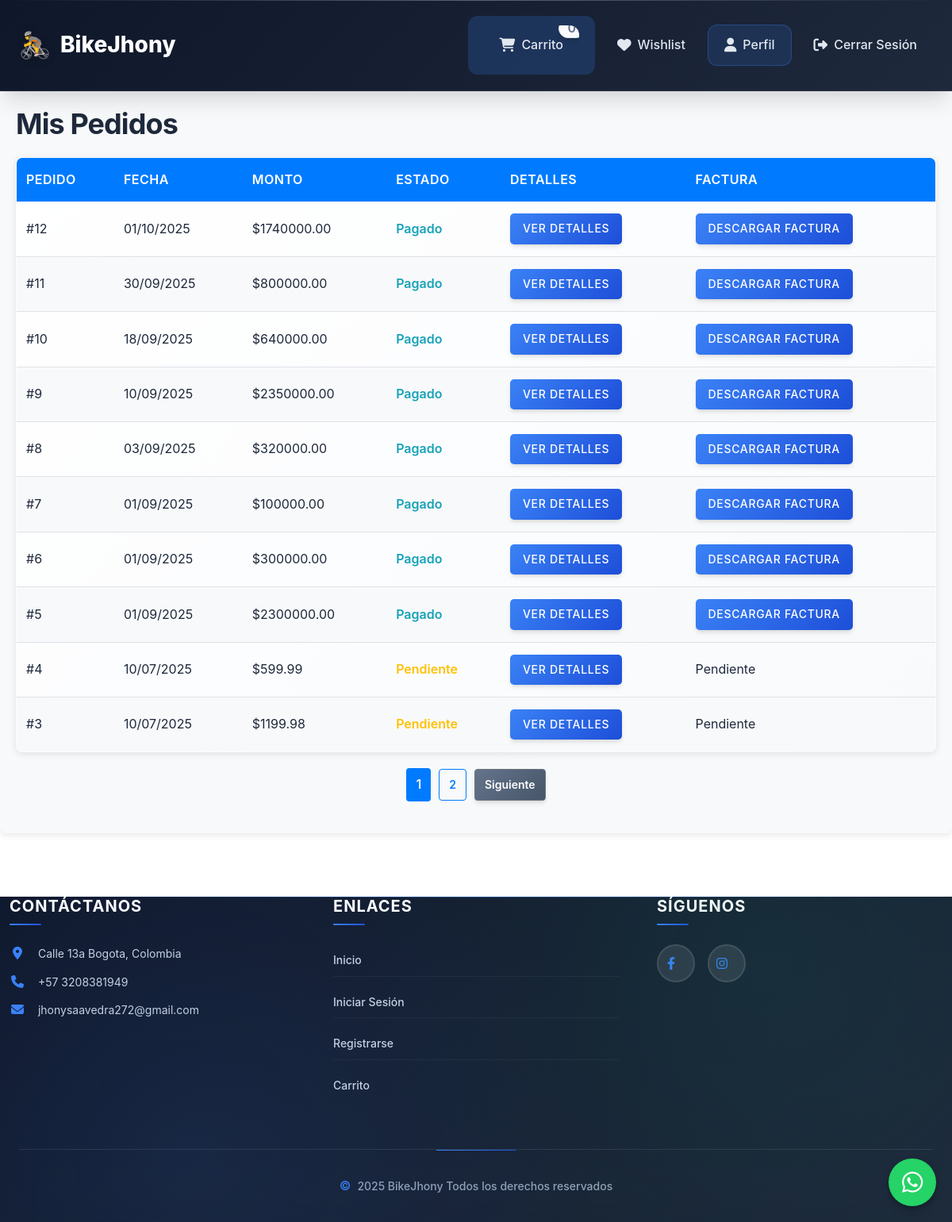
The app's page /dashboard/mis_pedidos (signed in), older data.
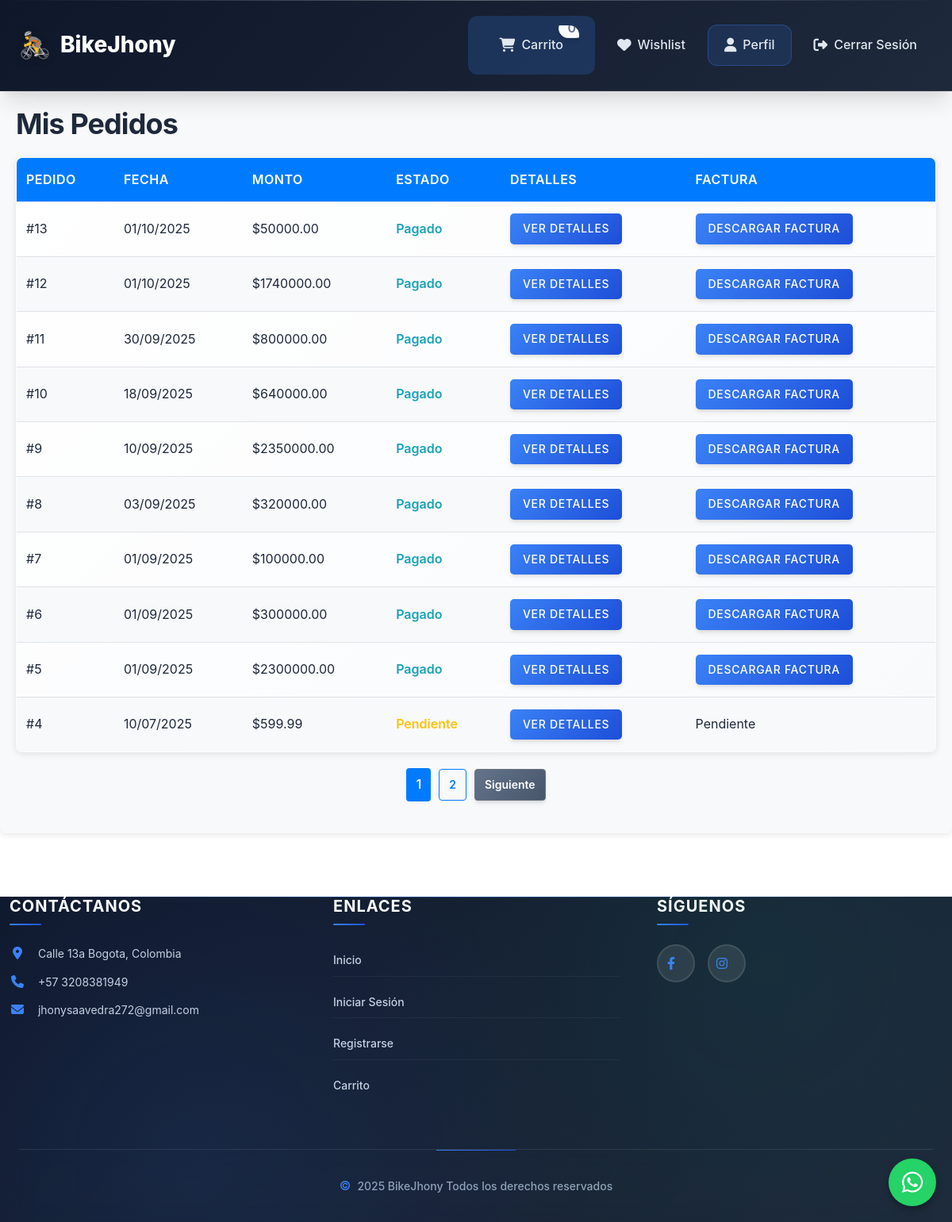
The same page, newer data.
### models/pedido.py (models this page shows)
class Pedido(db.Model):
    __tablename__ = 'pedidos'
    id = db.Column(db.Integer, primary_key=True)
    usuario_id = db.Column(db.Integer, db.ForeignKey('usuarios.id'))
    direccion_id = db.Column(db.Integer, db.ForeignKey('direcciones.id'))
    monto_total = db.Column(db.Numeric(10, 2), nullable=False)
    metodo_pago = db.Column(db.String(20), nullable=False)
    estado = db.Column(db.String(20), default='pendiente')
    fecha_creacion = db.Column(db.DateTime, default=db.func.current_timestamp())
    usuario = db.relationship('User', backref='pedidos')
    detalles = db.relationship('DetallePedido', back_populates='pedido', lazy=True)
    direccion = db.relationship('Direccion', backref='pedidos')

### routes/dashboard.py (the view)
@dashboard_bp.route('/mis_pedidos')
@login_required
def mis_pedidos():
    if current_user.rol != 'cliente':
        flash('Acceso denegado', 'danger')
        return redirect(url_for('dashboard.client_dashboard'))
    page = request.args.get('page', 1, type=int)
    per_page = 10  # Pedidos por página
    pedidos_paginated = Pedido.query.filter_by(usuario_id=current_user.id).order_by(Pedido.fecha_creacion.desc()).paginate(page=page, per_page=per_page, error_out=False)
    return render_template('mis_pedidos.html', pedidos=pedidos_paginated.items, pagination=pedidos_paginated)

### app.py (called while the page is built)
@login_manager.user_loader
def load_user(user_id):
    return db.session.get(User, int(user_id))

### templates/mis_pedidos.html (shortened to what this page needs)
{% extends 'base.html' %}
{% block extra_css %}
<link rel="stylesheet" href="{{ url_for('static', filename='css/mis_pedidos.css') }}">
{% endblock %}
{% block content %}
<div class="mis-pedidos-container">
    <h2>Mis Pedidos</h2>
    {% if pedidos %}
    <table class="cart-table">
        <thead>
            <tr>
                <th>Pedido</th>
                <th>Fecha</th>
                <th>Monto</th>
                <th>Estado</th>
                <th>Detalles</th>
                <th>Factura</th>
            </tr>
        </thead>
        <tbody>
            {% for pedido in pedidos %}
            <tr>
                <td data-label="Pedido">#{{ pedido.id }}</td>
                <td data-label="Fecha">{{ pedido.fecha_creacion.strftime('%d/%m/%Y') }}</td>
                <td data-label="Monto">${{ "%.2f"|format(pedido.monto_total) }}</td>
                <td data-label="Estado" class="status-{{ pedido.estado }}">{{ pedido.estado|title }}</td>
                <td data-label="Detalles">
                    <a href="{{ url_for('dashboard.pedido_detalle', pedido_id=pedido.id) }}" class="btn btn-primary">Ver Detalles</a>
                </td>
                <td data-label="Factura">
                    {% if pedido.estado == 'pagado' %}
                    <a href="{{ url_for('cart.descargar_factura', pedido_id=pedido.id) }}" class="btn btn-primary">Descargar Factura</a>
                    {% else %}
                    Pendiente
                    {% endif %}
                </td>
            </tr>
            {% endfor %}
        </tbody>
    </table>
    <div class="pagination">
        {% for page_num in pagination.iter_pages() %}
            {% if page_num %}
                {% if page_num == pagination.page %}
                    <span class="current-page">{{ page_num }}</span>
                {% else %}
                    <a href="{{ url_for('dashboard.mis_pedidos', page=page_num) }}" class="btn btn-outline">{{ page_num }}</a>
                {% endif %}
            {% else %}
                <span class="pagination-dots">...</span>
            {% endif %}
        {% endfor %}
        {% if pagination.has_next %}
            <a href="{{ url_for('dashboard.mis_pedidos', page=pagination.next_num) }}" class="btn btn-secondary">Siguiente</a>
        {% endif %}
    </div>
    {% else %}
    <p>No tienes pedidos aún. <a href="{{ url_for('products.index') }}">¡Explora nuestros productos!</a></p>
    {% endif %}
</div>
{% endblock %}

### templates/base.html (shortened to what this page needs)
<!DOCTYPE html>
<html lang="es">
<head>
    <link rel="stylesheet" href="https://cdnjs.cloudflare.com/ajax/libs/font-awesome/6.4.0/css/all.min.css">
    <link rel="stylesheet" href="https://cdn.jsdelivr.net/npm/bootstrap-icons@1.11.3/font/bootstrap-icons.css">
    <link rel="stylesheet" href="{{ url_for('static', filename='css/main.css') }}">
    <link rel="stylesheet" href="{{ url_for('static', filename='css/header.css') }}">
    <link rel="stylesheet" href="{{ url_for('static', filename='css/hero.css') }}">
    <link rel="stylesheet" href="{{ url_for('static', filename='css/products.css') }}">
    <link rel="stylesheet" href="{{ url_for('static', filename='css/search.css') }}">
    <link rel="stylesheet" href="{{ url_for('static', filename='css/forms.css') }}">
    <link rel="stylesheet" href="{{ url_for('static', filename='css/styles.css') }}">
    <link rel="stylesheet" href="{{ url_for('static', filename='css/footer.css') }}">
    <link rel="stylesheet" href="{{ url_for('static', filename='css/modals.css') }}">
    <link rel="stylesheet" href="{{ url_for('static', filename='css/cart.css') }}">
    <link rel="stylesheet" href="{{ url_for('static', filename='css/services.css') }}">
    {% block extra_css %}{% endblock %}
</head>
<body>
    <header class="header">
        <nav class="navbar">
            <a href="{{ url_for('index') }}" class="navbar-brand">
                <span>BikeJhony</span>
            </a>
            <div class="navbar-collapse" id="navbarNav">
                <ul class="navbar-nav">
                    {% if current_user.is_authenticated %}
                        <li class="nav-item cart-link">
                            <a href="{{ url_for('cart.cart') }}" class="nav-link">
                                <i class="fas fa-shopping-cart"></i> Carrito <span class="cart-count">0</span>
                            </a>
                        </li>
                        <li class="nav-item">
                            <a href="{{ url_for('wishlist.wishlist') }}" class="nav-link">
                                <i class="fas fa-heart"></i> Wishlist
                            </a>
                        </li>
                        <li class="nav-item profile-link">
                            <a href="#" class="nav-link" data-toggle="modal" data-target="#profile-modal">
                                <i class="fas fa-user"></i> Perfil
                            </a>
                        </li>
                        <li class="nav-item">
                            <a href="{{ url_for('auth.logout') }}" class="nav-link">
                                <i class="fas fa-sign-out-alt"></i> Cerrar Sesión
                            </a>
                        </li>
                    {% endif %}
                </ul>
            </div>
        </nav>
    </header>
    {% block content %}{% endblock %}
    <footer class="footer">
        <div class="container">
            <div class="footer-grid row">
                <div class="footer-section col-md-4">
                    <h5>Contáctanos</h5>
                    <p><i class="fas fa-map-marker-alt"></i> Calle 13a Bogota, Colombia</p>
                    <p><i class="fas fa-phone"></i> +57 3208381949</p>
                    <p><i class="fas fa-envelope"></i> jhonysaavedra272@gmail.com</p>
                </div>
                <div class="footer-section col-md-4">
                    <h5>Enlaces</h5>
                    <ul>
                        <li><a href="{{ url_for('index') }}">Inicio</a></li>
                        <li><a href="{{ url_for('auth.login') }}">Iniciar Sesión</a></li>
                        <li><a href="{{ url_for('auth.register') }}">Registrarse</a></li>
                        <li><a href="{{ url_for('cart.cart') }}">Carrito</a></li>
                    </ul>
                </div>
                <div class="footer-section col-md-4">
                    <h5>Síguenos</h5>
                    <div class="social-links d-flex">
                        <a href="https://www.facebook.com/jhony.saavedra.517323" class="social-link" target="_blank" rel="noopener noreferrer"><i class="fab fa-facebook-f"></i></a>
                        <a href="https://www.instagram.com/el_jhony66?igsh=MXN4aHU0enJrM3d3ZA==" class="social-link" target="_blank" rel="noopener noreferrer"><i class="fab fa-instagram"></i></a>
                    </div>
                </div>
            </div>
            <div class="footer-bottom text-center">
                <p>2025 BikeJhony Todos los derechos reservados</p>
            </div>
        </div>
    </footer>
    <a href="https://wa.me/573208381949?text=Hola" target="_blank" class="whatsapp-float">
      <i class="fab fa-whatsapp"></i>
    </a>
</body>
</html>

### static/css/main.css (style rules this page uses)
:root { --primary-color: #3b82f6; --primary-hover: #2563eb; --primary-light: #dbeafe; --secondary-color: #64748b; --secondary-hover: #475569; --success-color: #10b981; --success-light: #d1fae5; --danger-color: #ef4444; --danger-light: #fee2e2; --warning-color: #f59e0b; --warning-light: #fef3c7; --dark-color: #0f172a; --light-color: #f8fafc; --background-color: #ffffff; --surface-color: #f1f5f9; --border-color: #e2e8f0; --border-hover: #cbd5e1; --text-color: #1e293b; --text-muted: #64748b; --text-light: #94a3b8; --shadow-sm: 0 1px 2px 0 rgba(0, 0, 0, 0.05); --shadow: 0 4px 6px -1px rgba(0, 0, 0, 0.1), 0 2px 4px -1px rgba(0, 0, 0, 0.06); --shadow-md: 0 10px 15px -3px rgba(0, 0, 0, 0.1), 0 4px 6px -2px rgba(0, 0, 0, 0.05); --shadow-lg: 0 20px 25px -5px rgba(0, 0, 0, 0.1), 0 10px 10px -5px rgba(0, 0, 0, 0.04); --shadow-xl: 0 25px 50px -12px rgba(0, 0, 0, 0.25); --border-radius: 12px; --border-radius-sm: 8px; --border-radius-lg: 16px; --border-radius-xl: 24px; --transition: all 0.3s cubic-bezier(0.4, 0, 0.2, 1); --transition-fast: all 0.15s cubic-bezier(0.4, 0, 0.2, 1); --gradient-primary: linear-gradient(135deg, #3b82f6 0%, #1d4ed8 100%); --gradient-secondary: linear-gradient(135deg, #64748b 0%, #475569 100%); --gradient-surface: linear-gradient(135deg, #ffffff 0%, #f8fafc 100%); --gradient-dark: linear-gradient(135deg, #0f172a 0%, #1e293b 100%); }
* { margin: 0; padding: 0; box-sizing: border-box; }
*::before, *::after { box-sizing: border-box; }
body { font-family: "Inter", -apple-system, BlinkMacSystemFont, "Segoe UI", Roboto, "Helvetica Neue", Arial, sans-serif; line-height: 1.6; color: var(--text-color); background: var(--background-color); font-feature-settings: "kern" 1, "liga" 1; -webkit-font-smoothing: antialiased; -moz-osx-font-smoothing: grayscale; scroll-behavior: smooth; }
.container { max-width: 1200px; margin: 0 auto; padding: 0 24px; }
h1, h2, h3, h4, h5, h6 { font-weight: 700; line-height: 1.2; margin-bottom: 1rem; color: var(--text-color); letter-spacing: -0.025em; }
h2 { font-size: 2.25rem; font-weight: 700; }
p { margin-bottom: 1rem; line-height: 1.7; }
a { color: var(--primary-color); text-decoration: none; transition: var(--transition); position: relative; }
.btn { display: inline-flex; align-items: center; justify-content: center; padding: 0.875rem 1.75rem; font-size: 0.875rem; font-weight: 600; border-radius: var(--border-radius); border: none; cursor: pointer; transition: var(--transition); text-decoration: none; gap: 0.5rem; position: relative; overflow: hidden; white-space: nowrap; user-select: none; transform: translateY(0); }
.btn::before { content: ""; position: absolute; top: 0; left: -100%; width: 100%; height: 100%; background: linear-gradient(90deg, transparent, rgba(255, 255, 255, 0.2), transparent); transition: left 0.5s; }
.btn-primary { background: var(--gradient-primary); color: white; box-shadow: var(--shadow); }
.btn-secondary { background: var(--gradient-secondary); color: white; box-shadow: var(--shadow); }
.btn-outline { background: transparent; border: 2px solid var(--primary-color); color: var(--primary-color); backdrop-filter: blur(10px); }
.row { display: flex; flex-wrap: wrap; margin: 0 -12px; }
.col-md-4 { flex: 0 0 33.333333%; }
.text-center { text-align: center; }
.d-flex { display: flex; }

### static/css/styles.css (style rules this page uses)
.btn-primary { background: var(--gradient-primary); border: 2px solid transparent; color: white; font-weight: 600; text-transform: uppercase; letter-spacing: 0.05em; box-shadow: var(--shadow); position: relative; overflow: hidden; }
.btn-primary::before { content: ""; position: absolute; top: 0; left: -100%; width: 100%; height: 100%; background: linear-gradient(90deg, transparent, rgba(255, 255, 255, 0.3), transparent); transition: left 0.5s; }

### static/css/cart.css (style rules this page uses)
.cart-count { color: var(--text-muted); font-size: 1rem; font-weight: 600; background: var(--light-color); padding: 0.5rem 1rem; border-radius: var(--border-radius-xl); border: 1px solid var(--border-color); }
.cart-table { width: 100%; background: var(--gradient-surface); border-radius: var(--border-radius-lg); overflow: hidden; box-shadow: var(--shadow-lg); margin-bottom: 3rem; border: 1px solid var(--border-color); backdrop-filter: blur(20px); }

Row changes from the older to the newer data that the page shows:
no longer on this page (row unchanged): Pedido: id "3", fecha_creacion "10/07/2025", monto_total "1199.98", estado "Pendiente"
added Pedido: id "13", fecha_creacion "01/10/2025", monto_total "50000.00", estado "Pagado"
